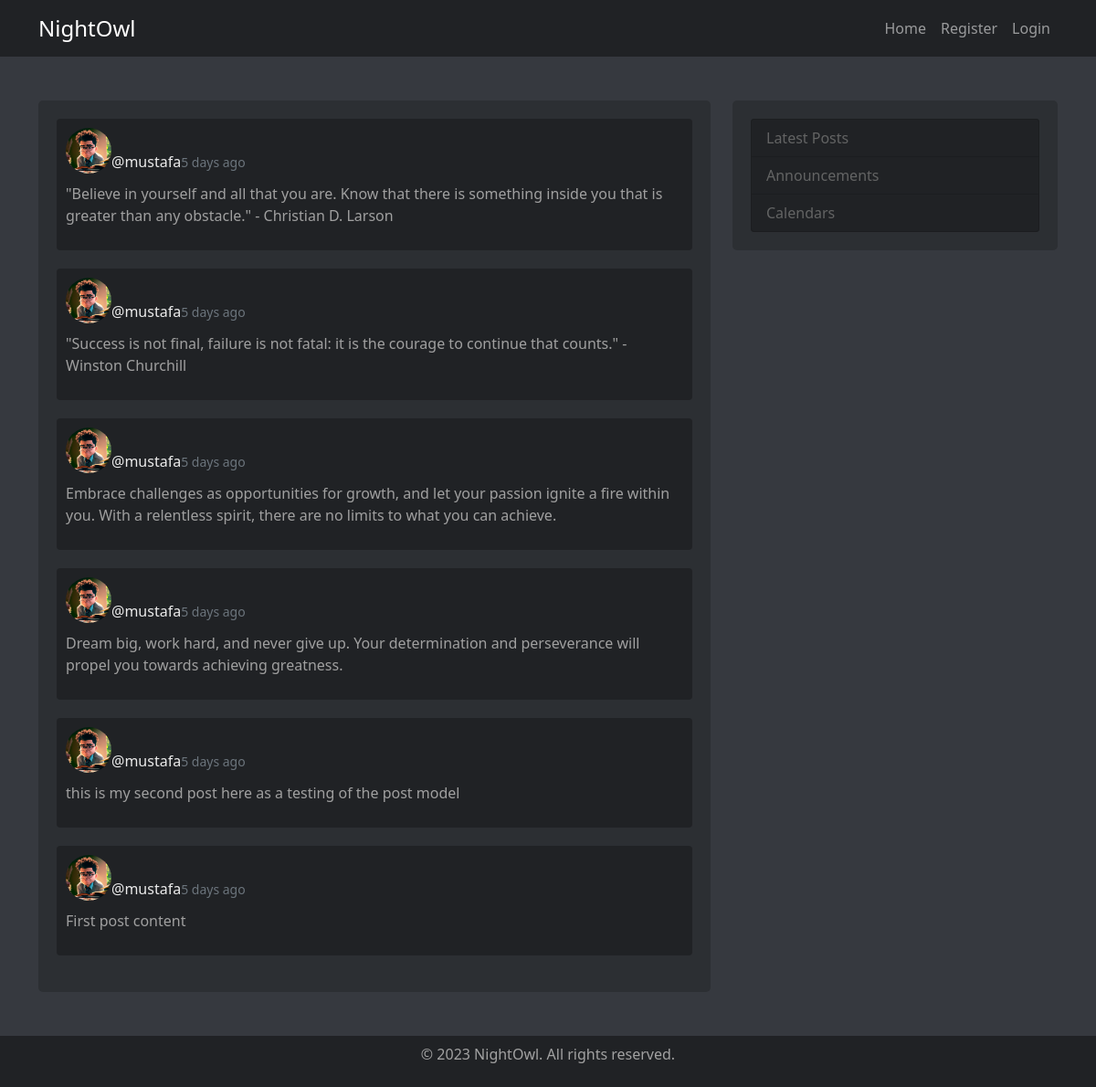
The page / on the database its author committed.
### core/models.py (models this page shows, shortened)
class Post(models.Model):
    author = models.ForeignKey(User, on_delete=models.CASCADE)
    time_posted = models.DateTimeField(default=timezone.now)
    content = models.TextField()
    def time_since_posted(self):
        time_diff = timesince(self.time_posted).split(",")[0]
        exact_date = self.time_posted.strftime("%Y-%m-%d %H:%M:%S")
        return time_diff, exact_date
    class Meta:
        ordering = ['-time_posted']

class Profile(models.Model):
    user = models.OneToOneField(User, on_delete=models.CASCADE)
    bio = models.TextField(max_length=100, blank=True)
    location = models.TextField(max_length=100, blank=True)
    image = models.ImageField(upload_to='profile_pics', default='defaultProfilePic.png')
    '''
    media settings:
    - create media folder in the base directory
    - media in settings.py
     * MEDIA_URL = '/media/'
     * MEDIA_ROOT = os.path.join(BASE_DIR, 'media')
    '''

### core/views.py (the view)
# urls.py: path('',PostListView.as_view(), name='home'),
class PostListView(ListView):
    model = Post
    template_name = 'core/home.html'
    context_object_name = 'posts'

### core/templates/core/home.html (shortened to what this page needs)
{% load static %}
<!DOCTYPE html>
<html>
<head>
    <link rel="stylesheet" href="https://stackpath.bootstrapcdn.com/bootstrap/5.0.0-alpha1/css/bootstrap.min.css">
    <link rel="stylesheet" href="{% static 'core/homestyle.css' %}">
</head>
<body>
    <nav class="navbar navbar-expand-lg navbar-dark">
        <div class="container">
            {% if user.is_authenticated %}
            <a class="navbar-brand" href="#">NightOwl</a>
            <form class="form-inline">
                <input class="form-control mr-2" type="search" placeholder="Search" aria-label="Search">
                <button class="btn btn-outline-light" type="submit">Search</button>
            </form>
            <ul class="navbar-nav ml-auto">
                <li class="nav-item active">
                    <a class="nav-link " href="{% url 'home' %}">Home</a>
                </li>
                <li class="nav-item">
                    <a class="nav-link" href="{% url 'profile' user.username %}">Profile</a>
                </li>
                <li class="nav-item">
                    <a class="nav-link" href="#">Settings</a>
                </li>
                <li class="nav-item">
                    <a class="nav-link" href="{% url 'logged-out' %}">Logout</a>
                </li>
            </ul>
            {% else %}
            <a class="navbar-brand" href="{% url 'home' %}">NightOwl</a>
            <ul class="navbar-nav ml-auto">
                <li class="nav-item active">
                    <a class="nav-link" href="{% url 'home' %}">Home</a>
                </li>
                <a class="nav-link" href="{% url 'register' %}">Register</a>
                <li class="nav-item">
                    <a class="nav-link" href="{% url 'login' %}">Login</a>
                </li>
            </ul>
            {% endif %}
        </div>
    </nav>
    <main role="main" class="container">
        <div class="row py-5">
            <div class="col-lg-8">
                <div class="content">
                    {% for post in posts %}
                    <article class="rounded media post-section content-section">
                        <div class="media-body">
                            <div class="article-metadata">
                                <img class="rounded-circle article-img profile-pic" src="{{ post.author.profile.image.url }}">
                                <a class="link-unstyled font-weight-bold mr-2 ml-2 mt-4 " href="{% url 'profile' post.author %}">@{{ post.author }}</a>
                                <small class="time-tooltip text-muted mt-4" title="{{ post.time_since_posted.1 }}">
                                    {{ post.time_since_posted.0 }} ago
                                </small>
                            </div>
                            <p class="article-content">{{ post.content }}</p>
                        </div>
                    </article>
                    {% endfor %}
                </div>
            </div>
            <div class="col-lg-4">
                <div class="content">
                    <ul class="list-group">
                        <li class="list-group-item list-group-item-light">
                            <a href="#" class="link-unstyled">Latest Posts</a>
                        </li>
                        <li class="list-group-item list-group-item-light">
                            <a href="#" class="link-unstyled">Announcements</a>
                        </li>
                        <li class="list-group-item list-group-item-light">
                            <a href="#" class="link-unstyled">Calendars</a>
                        </li>
                    </ul>
                </div>
            </div>
        </div>
    </main>
    <footer class="py-2">
        <div class="container text-center">
            <p>&copy; 2023 NightOwl. All rights reserved.</p>
        </div>
    </footer>
</body>
</html>

### core/static/core/homestyle.css (style rules this page uses)
body { background-color: #36393F; color: #FFF; display: flex; flex-direction: column; min-height: 100vh; }
.navbar { background-color: #202225; }
.navbar-brand { font-size: 24px; }
.content { background-color: #2C2F33; border-radius: 5px; padding: 20px; flex-grow: 1; }
footer { background-color: #202225; color: #a2a2a2; padding: 10px; margin-top: auto; }
.list-group { background-color: #202225; }
.list-group-item { background-color: #202225; }
.link-unstyled { text-decoration: none; color: inherit; transition: color 0.3s ease; }
.post-section { color: #a0a0a0; background-color: #202225; margin-bottom: 20px; padding: 10px; }
.article-metadata { color: #ececec; margin-bottom: 10px; display: flex; align-items: center; }
.time-tooltip { position: relative; cursor: default; }
.time-tooltip::after { content: attr(title); position: static; bottom: 100%; left: 50%; transform: translateX(-50%); background-color: #333; color: #fff; padding: 5px; border-radius: 3px; white-space: nowrap; opacity: 0; pointer-events: none; transition: opacity 0.2s ease-in-out; }
.profile-pic { width: 50px; height: 50px; }

### rows shown on the page
Post: author.profile.image (picture), author "mustafa", time_since_posted.0 "5 days", content "\"Believe in yourself and all that you are. Know that there is something inside you that is greater than any obstacle.\" - Christian D. Larson"
Post: author.profile.image (picture), author "mustafa", time_since_posted.0 "5 days", content "\"Success is not final, failure is not fatal: it is the courage to continue that counts.\" - Winston Churchill"
Post: author.profile.image (picture), author "mustafa", time_since_posted.0 "5 days", content "Embrace challenges as opportunities for growth, and let your passion ignite a fire within you. With a relentless spirit, there are no limits to what you can achieve."
Post: author.profile.image (picture), author "mustafa", time_since_posted.0 "5 days", content "Dream big, work hard, and never give up. Your determination and perseverance will propel you towards achieving greatness."
Post: author.profile.image (picture), author "mustafa", time_since_posted.0 "5 days", content "this is my second post here as a testing of the post model"
Post: author.profile.image (picture), author "mustafa", time_since_posted.0 "5 days", content "First post content"
